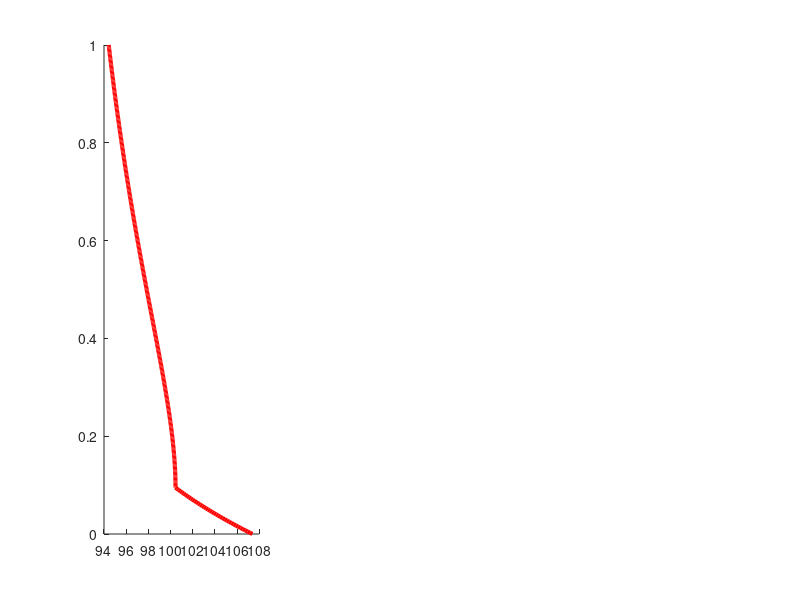

This chart was generated by the following MATLAB code: (Note: this script raises an error after producing the figure.)
load('./benchmark_solutions/Kleiner_ExpB_analy_solution.mat')

figure
subplot(1,3,1)
hold on
plot(enthB_analy_E/1000, enthB_analy_z, 'r', 'linewidth', 3)
plot(At_E(:,1,end)/1000, zeta, '-k', 'linewidth', 1.5)
% plot(At_E(jcts,:,end)/10^3, zeta(jcts), 'ob')
xlim([94 108])
set(gca, 'xtick', [96 100 104 108])
set(gca, 'ytick', 0:0.1:1)

xlabel('E (\times 10^3 J kg^{-1})')
ylabel('\zeta')
grid on

subplot(1,3,2)
hold on
plot(enthB_analy_T-273.15, enthB_analy_z, 'r', 'linewidth', 3)
plot(At_T(:,1,end)-273.15, zeta, '-k', 'linewidth', 1.5)
set(gca, 'xtick', -3:0.5:0.5)
set(gca, 'ytick', 0:0.1:1)
set(gca, 'YTickLabel', [])

xlim([-3 0.5])
set(gca, 'xtick', [-3 -2 -1 0])
xlabel('T (^\circC)')
grid on

subplot(1,3,3)
hold on
plot(enthB_analy_omega*100, enthB_analy_z, 'r', 'linewidth', 3)
plot(At_omega(:,1,end)*100, zeta, '-k', 'linewidth', 1.5)
set(gca, 'xtick', 0:0.5:3)
set(gca, 'ytick', 0:0.1:1)
set(gca, 'YTickLabel', [])

xlim([-0.5 3])
xlabel('\omega (%)')
grid on

set(gcf, 'position', [239 153 1005 412])